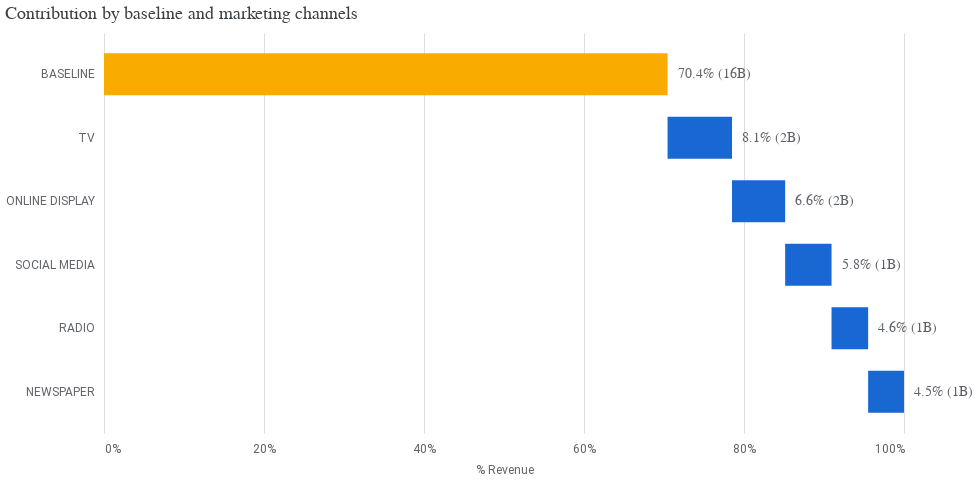

The cell this chart's notebook holds for it:
### Code cell
# Ajusta o tamanho do gráfico Altair
chart = media_summary.plot_contribution_waterfall_chart().properties(width=800, height=400)  

#chart.show()  # Exibe o gráfico atualizado
display(chart)  # Exibe o gráfico inline

### Figure 1 — Vega-Lite specification as saved in the notebook (floating-point values rounded to 4 significant figures)
{"config": {"view": {"continuousWidth": 400, "continuousHeight": 300, "strokeOpacity": 0}, "axis": {"labelColor": "#5F6368", "labelFont": "Roboto", "labelFontSize": 12, "titleColor": "#5F6368", "titleFont": "Roboto", "titleFontSize": 12, "titleFontWeight": "normal", "titlePadding": 10}}, "layer": [{"mark": {"type": "bar", "size": 42}, "encoding": {"color": {"condition": {"value": "#F9AB00", "test": "(datum.channel === 'BASELINE')"}, "value": "#1967D2"}, "x": {"axis": {"domain": false, "format": "%", "labelPadding": 10, "tickCount": 5, "ticks": false}, "field": "prev_sum", "title": "% Revenue", "type": "quantitative"}, "x2": {"field": "sum_outcome"}, "y": {"axis": {"domain": false, "labelPadding": 10, "ticks": false}, "field": "channel", "scale": {"paddingOuter": 0.2}, "sort": null, "title": null, "type": "nominal"}}, "transform": [{"window": [{"op": "sum", "field": "pct_of_contribution", "as": "sum_outcome"}, {"op": "lead", "field": "channel", "as": "kwargs"}]}, {"calculate": "datum.sum_outcome - datum.pct_of_contribution", "as": "prev_sum"}, {"calculate": "datum.incremental_outcome < 0 ? datum.prev_sum : datum.sum_outcome", "as": "text_x"}]}, {"mark": {"type": "text", "align": "left", "color": "#5F6368", "dx": 10, "fontSize": 14}, "encoding": {"text": {"field": "outcome_text", "type": "nominal"}, "x": {"field": "text_x", "type": "quantitative"}, "y": {"axis": {"domain": false, "labelPadding": 10, "ticks": false}, "field": "channel", "scale": {"paddingOuter": 0.2}, "sort": null, "title": null, "type": "nominal"}}, "transform": [{"window": [{"op": "sum", "field": "pct_of_contribution", "as": "sum_outcome"}, {"op": "lead", "field": "channel", "as": "kwargs"}]}, {"calculate": "datum.sum_outcome - datum.pct_of_contribution", "as": "prev_sum"}, {"calculate": "datum.incremental_outcome < 0 ? datum.prev_sum : datum.sum_outcome", "as": "text_x"}]}], "data": {"name": "data-e81da840d43182b3ec0ee28f7ab8fffe"}, "height": 400, "title": {"text": "Contribution by baseline and marketing channels", "anchor": "start", "color": "#3C4043", "font": "Google Sans Display", "fontSize": 18, "fontWeight": "normal", "offset": 10}, "width": 800, "$schema": "https://vega.github.io/schema/vega-lite/v4.17.0.json", "datasets": {"data-e81da840d43182b3ec0ee28f7ab8fffe": [{"channel": "BASELINE", "incremental_outcome": 15910000000.0, "pct_of_contribution": 0.7045, "outcome_text": "70.4% (16B)"}, {"channel": "TV", "incremental_outcome": 1819000000.0, "pct_of_contribution": 0.08055, "outcome_text": "8.1% (2B)"}, {"channel": "ONLINE DISPLAY", "incremental_outcome": 1500000000.0, "pct_of_contribution": 0.06644, "outcome_text": "6.6% (2B)"}, {"channel": "SOCIAL MEDIA", "incremental_outcome": 1310000000.0, "pct_of_contribution": 0.05799, "outcome_text": "5.8% (1B)"}, {"channel": "RADIO", "incremental_outcome": 1033000000.0, "pct_of_contribution": 0.04574, "outcome_text": "4.6% (1B)"}, {"channel": "NEWSPAPER", "incremental_outcome": 1012000000.0, "pct_of_contribution": 0.04482, "outcome_text": "4.5% (1B)"}]}}
